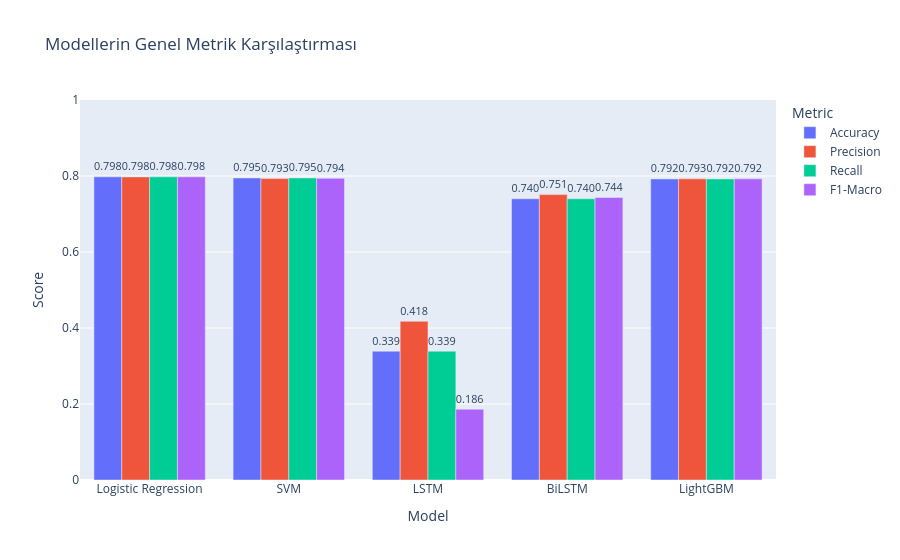

Write notebook code for a chart like this one.
### Markdown cell above
## 6.4 Model Karşılaştırma Grafikleri
Tüm metrikleri Plotly ile interaktif bar chart ve Matplotlib ile Radar Chart (Örümcek Ağı) formatında gösterir.

### Code cell
def get_metrics_dict(y_true, y_pred):
    return {
        'Accuracy': accuracy_score(y_true, y_pred),
        'Precision': precision_score(y_true, y_pred, average='macro'),
        'Recall': recall_score(y_true, y_pred, average='macro'),
        'F1-Macro': f1_score(y_true, y_pred, average='macro')
    }

metrics_data = {name: get_metrics_dict(y_test, preds) for name, preds in model_preds.items()}
df_metrics = pd.DataFrame(metrics_data).T.reset_index().rename(columns={'index': 'Model'})
df_melted = df_metrics.melt(id_vars='Model', var_name='Metric', value_name='Score')

fig = px.bar(df_melted, x='Model', y='Score', color='Metric', barmode='group',
             text='Score', title='Modellerin Genel Metrik Karşılaştırması')
fig.update_traces(texttemplate='%{text:.3f}', textposition='outside')
fig.update_layout(yaxis=dict(range=[0, 1]))
fig.write_image('results/model_comparison_bar.png')
fig.show()

### Figure 1 — Plotly figure (JSON) as saved in the notebook; plotly's stock layout.template omitted (floating-point values rounded to 4 significant figures)
{"data": [{"alignmentgroup": "True", "hovertemplate": "Metric=Accuracy<br>Model=%{x}<br>Score=%{text}<extra></extra>", "legendgroup": "Accuracy", "marker": {"color": "#636efa", "pattern": {"shape": ""}}, "name": "Accuracy", "offsetgroup": "Accuracy", "orientation": "v", "showlegend": true, "text": [0.7979, 0.795, 0.339, 0.7401, 0.7923], "textposition": "outside", "texttemplate": "%{text:.3f}", "type": "bar", "x": ["Logistic Regression", "SVM", "LSTM", "BiLSTM", "LightGBM"], "xaxis": "x", "y": [0.7979, 0.795, 0.339, 0.7401, 0.7923], "yaxis": "y"}, {"alignmentgroup": "True", "hovertemplate": "Metric=Precision<br>Model=%{x}<br>Score=%{text}<extra></extra>", "legendgroup": "Precision", "marker": {"color": "#EF553B", "pattern": {"shape": ""}}, "name": "Precision", "offsetgroup": "Precision", "orientation": "v", "showlegend": true, "text": [0.7976, 0.7933, 0.4176, 0.751, 0.7926], "textposition": "outside", "texttemplate": "%{text:.3f}", "type": "bar", "x": ["Logistic Regression", "SVM", "LSTM", "BiLSTM", "LightGBM"], "xaxis": "x", "y": [0.7976, 0.7933, 0.4176, 0.751, 0.7926], "yaxis": "y"}, {"alignmentgroup": "True", "hovertemplate": "Metric=Recall<br>Model=%{x}<br>Score=%{text}<extra></extra>", "legendgroup": "Recall", "marker": {"color": "#00cc96", "pattern": {"shape": ""}}, "name": "Recall", "offsetgroup": "Recall", "orientation": "v", "showlegend": true, "text": [0.7979, 0.795, 0.339, 0.7401, 0.7923], "textposition": "outside", "texttemplate": "%{text:.3f}", "type": "bar", "x": ["Logistic Regression", "SVM", "LSTM", "BiLSTM", "LightGBM"], "xaxis": "x", "y": [0.7979, 0.795, 0.339, 0.7401, 0.7923], "yaxis": "y"}, {"alignmentgroup": "True", "hovertemplate": "Metric=F1-Macro<br>Model=%{x}<br>Score=%{text}<extra></extra>", "legendgroup": "F1-Macro", "marker": {"color": "#ab63fa", "pattern": {"shape": ""}}, "name": "F1-Macro", "offsetgroup": "F1-Macro", "orientation": "v", "showlegend": true, "text": [0.7978, 0.794, 0.1862, 0.7435, 0.7925], "textposition": "outside", "texttemplate": "%{text:.3f}", "type": "bar", "x": ["Logistic Regression", "SVM", "LSTM", "BiLSTM", "LightGBM"], "xaxis": "x", "y": [0.7978, 0.794, 0.1862, 0.7435, 0.7925], "yaxis": "y"}], "layout": {"barmode": "group", "legend": {"title": {"text": "Metric"}, "tracegroupgap": 0}, "title": {"text": "Modellerin Genel Metrik Karşılaştırması"}, "xaxis": {"anchor": "y", "domain": [0, 1], "title": {"text": "Model"}}, "yaxis": {"anchor": "x", "domain": [0, 1], "range": [0, 1], "title": {"text": "Score"}}}}
